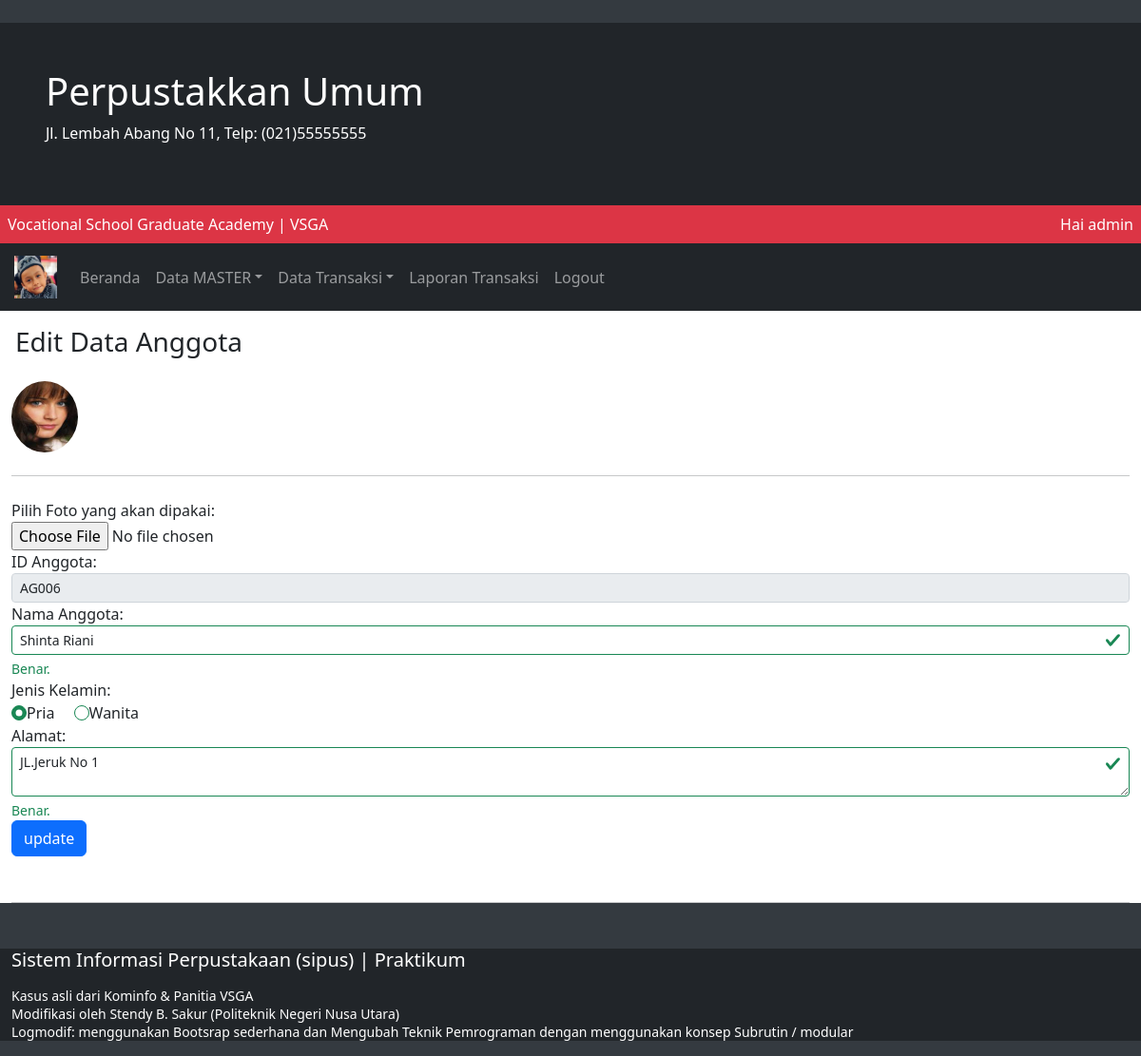
The app's page /index.php?p=anggota-edit&id=AG006&hal=1 (signed in) with its own data.
### tables this page shows
CREATE TABLE `tbanggota` (
  `idanggota` varchar(5) NOT NULL,
  `nama` varchar(30) NOT NULL,
  `jeniskelamin` varchar(10) NOT NULL,
  `alamat` varchar(40) NOT NULL,
  `status` varchar(20) NOT NULL,
  `foto` varchar(50) NOT NULL
);

### pages/anggota-edit.php (the view, shortened to what this page needs)
<?php
require_once "modul/modul.php";
extract(getUserForUpdate($_GET));
?>
<div class="container-fluid p-3">
	<h3>Edit Data Anggota</h3>
</div>
<div class="container-fluid">
	<form action="proses/proses.php" method="post" enctype="multipart/form-data" class="was-validated">
	<div class="form-group">
		<img src="foto/<?php echo $foto; ?>" class="rounded-circle" width=70px height=75px>
		<hr class="my-4">
		<label for="foto">Pilih Foto yang akan dipakai:</label>
		<br />
		<input type="file" name="foto">
	</div>
	<div class="form-group">
		<label for="id_anggota">ID Anggota:</label>
		<input type="text" name="id_anggota" value="<?php echo $id_anggota; ?>" readonly="readonly" class="form-control form-control-sm" required>
	</div>
	<div class="form-group">
		<label for="nama">Nama Anggota: </label>
		<input type="text" name="nama" id="nama" value="<?php echo $nama; ?>" class="form-control form-control-sm" required>
		<div class="valid-feedback">Benar.</div>
	</div>
	<div class="form-group">
		<label>Jenis Kelamin: </label><br />
		<div class="form-check-inline">
			<label class="form-check-label">
				<input type="radio" class="form-check-input" name="jenis_kelamin" value="Pria" <?= checkJenisKelamin("Pria"); ?>>Pria
			</label>
		</div>
		<div class="form-check-inline">
			<label class="form-check-label">
				<input type="radio" class="form-check-input" name="jenis_kelamin" value="Wanita"
				<?php if ($jeniskelamin == "Wanita") { ?>
					checked
				<?php } ?>
				>Wanita
			</label>
		</div>
	</div>
	<div class="form-group">
		<label for="alamat">Alamat: </label>
		<textarea rows="2" id="alamat" name="alamat" class="form-control form-control-sm" required><?php echo $alamat; ?></textarea>
		<div class="valid-feedback">Benar.</div>
	</div>
	<div class="form-group">
		<input type="submit" name="submit" value="update" id="tombol-simpan" class="btn btn-primary" />
	</div>
	<hr class="my-5">
	</form>
</div>

### records on screen
tbanggota: foto (picture), id_anggota "AG006", nama "Shinta Riani", jeniskelamin "☐ Wanita", alamat "JL.Jeruk No 1"

### other values on screen
$_SESSION['sesi'] "admin"
